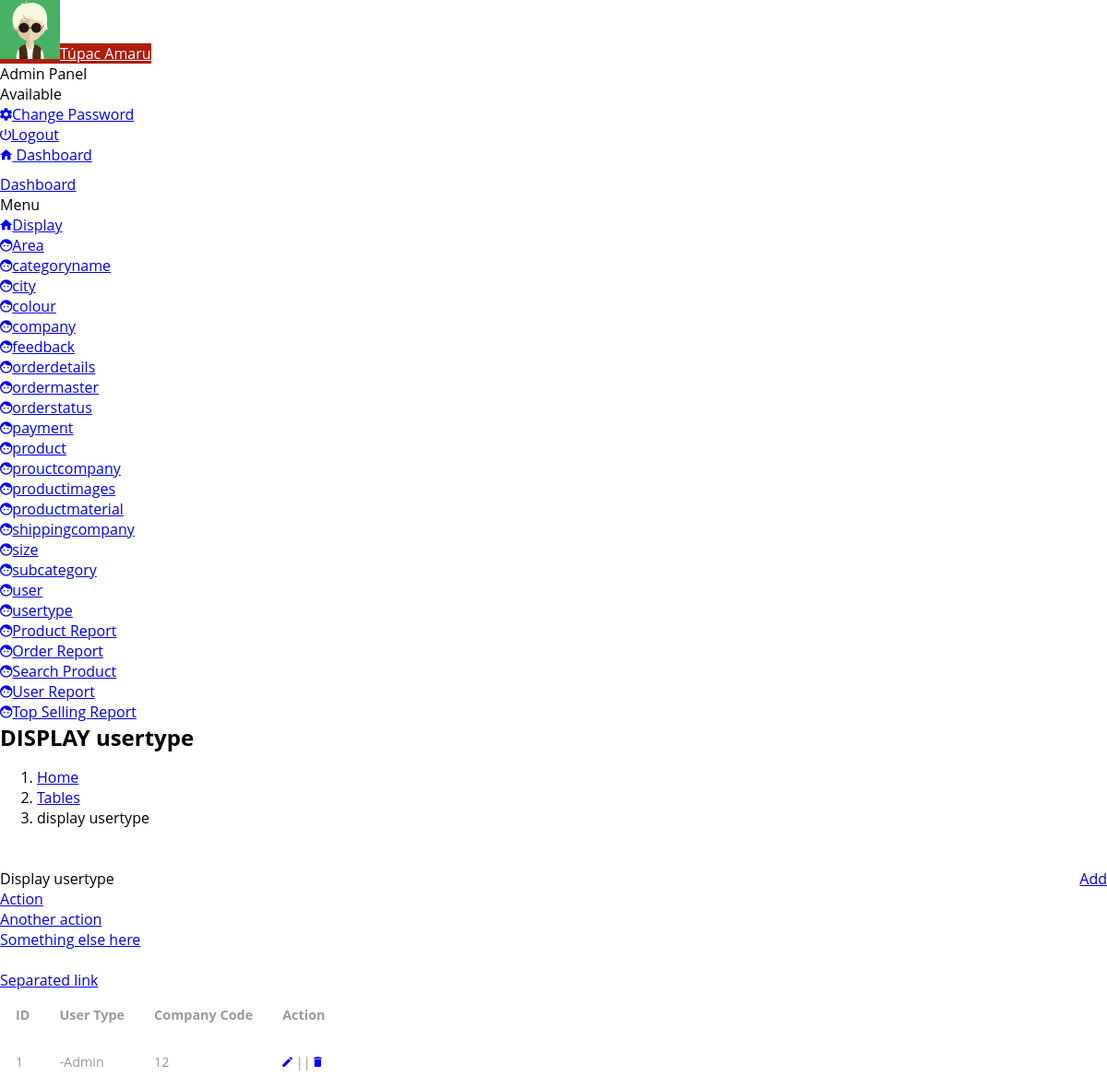
Page /admin/display-usertype.php on the committed database.
### tables this page shows
CREATE TABLE IF NOT EXISTS `tbl_usertype` (
  `User_type_id` int(11) NOT NULL,
  `User_type` varchar(20) NOT NULL,
  `Company_code` int(11) NOT NULL,
  `is_active` int(11) NOT NULL DEFAULT '1',
  `is_delete` int(11) NOT NULL DEFAULT '0',
  `insert_datetime` timestamp NOT NULL DEFAULT CURRENT_TIMESTAMP
);

### admin/display-usertype.php (the view, shortened to what this page needs)
<!DOCTYPE html>
<html lang="en">
<head>
    <link rel="stylesheet" type="text/css" href="assets/lib/perfect-scrollbar/css/perfect-scrollbar.min.css"/>
    <link rel="stylesheet" type="text/css" href="assets/lib/material-design-icons/css/material-design-iconic-font.min.css"/>
    <link rel="stylesheet" type="text/css" href="assets/lib/datetimepicker/css/bootstrap-datetimepicker.min.css"/>
    <link rel="stylesheet" type="text/css" href="assets/lib/daterangepicker/css/daterangepicker.css"/>
    <link rel="stylesheet" type="text/css" href="assets/lib/select2/css/select2.min.css"/>
    <link rel="stylesheet" type="text/css" href="assets/lib/bootstrap-slider/css/bootstrap-slider.css"/>
    <link rel="stylesheet" href="assets/css/style.css" type="text/css"/>
  </head>
  <body>
    <div class="be-wrapper">
      <?php
      include './theme-part/header.php';
      ?>
      <?php
      include './theme-part/side_bar.php';
      ?>
         <div class="be-content">
        <div class="page-head">
          <h2 class="page-head-title">DISPLAY usertype</h2>
          <ol class="breadcrumb page-head-nav">
            <li><a href="#">Home</a></li>
            <li><a href="#">Tables</a></li>
            <li class="active">display usertype</li>
          </ol>
          <a href="insert-usertype.php" class="btn btn-primary" style="float: right">Add</a>
        </div>
        <div class="main-content container-fluid">
          <div class="row">
            <div class="col-sm-12">
              <div class="panel panel-default panel-table">
                <div class="panel-heading"> Display usertype
                  <div class="tools dropdown"><a href="#" type="button" data-toggle="dropdown" class="dropdown-toggle"></a>
                    <ul role="menu" class="dropdown-menu pull-right">
                      <li><a href="#">Action</a></li>
                      <li><a href="#">Another action</a></li>
                      <li><a href="#">Something else here</a></li>
                      <li class="divider"></li>
                      <li><a href="#">Separated link</a></li>
                    </ul>
                  </div>
                </div>
                <div class="panel-body">
                  <table  class="table table-striped table-hover table-fw-widget">
                    <thead>
                      <tr>
                        <th>ID</th>
                        <th>User Type</th>
                         <th>Company Code</th>
                       <th class="tg-5xsc">Action</th>
                      </tr>
                    </thead>
 <?php
$qry = "select * from tbl_usertype";
$result = mysqli_query($conn,$qry);
 while ($row = mysqli_fetch_array($result)){
    echo "<tr>";
    echo "<td>{$row['User_type_id']}</td>";
    echo "<td>{$row['User_type']}</td>";
    echo "<td>{$row['Company_code']}</td>";
    echo "<td><a href='edit-usertype.php?eid={$row['User_type_id']}'><i class='mdi mdi-edit' aria-hidden='true'></i></a> || <a href='?id=$row[0]'><i class='mdi mdi-delete' aria-hidden='true'></i></a> </td>";
}
?>
                  </table>
                </div>
              </div>
            </div>
          </div>
        </div>
      </div>
    </div>
  </body>
</html>

### css/style.css (style rules this page uses)
body a { transition:0.5s all; -webkit-transition:0.5s all; -moz-transition:0.5s all; -o-transition:0.5s all; -ms-transition:0.5s all; }
h1,h2,h3,h4,h5,h6 { padding:0 0; margin:0 0; font-family: 'Open Sans', sans-serif; }
ul { padding:0 0; margin:0 0; }
body { padding:0 0; margin:0 0; font-family: 'Open Sans', sans-serif; }
.table > thead > tr > th, .table > tbody > tr > th, .table > tfoot > tr > th, .table > thead > tr > td, .table > tbody > tr > td, .table > tfoot > tr > td { border-top: none !important; }
.table td, .table>tbody>tr>td, .table>tbody>tr>th, .table>tfoot>tr>td, .table>tfoot>tr>th, .table>thead>tr>td, .table>thead>tr>th { padding: 15px!important; }
.table > thead > tr > th, .table > tbody > tr > th, .table > tfoot > tr > th, .table > thead > tr > td, .table > tbody > tr > td, .table > tfoot > tr > td { font-size: 0.9em; color: #999; border-top: none !important; }
ol { margin-bottom: 44px; }

### rows in the picture
tbl_usertype: User_type_id "1", User_type "-Admin", Company_code "12"
